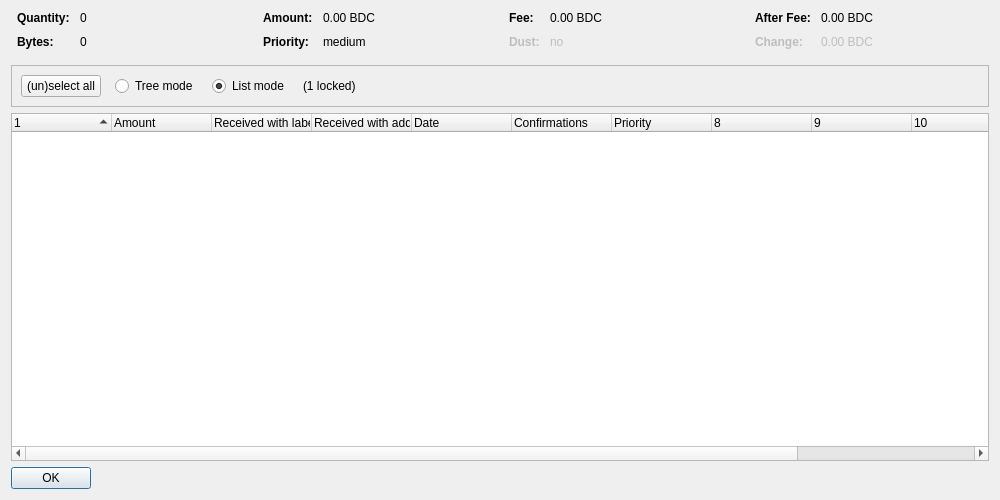
<?xml version="1.0" encoding="UTF-8"?>
<ui version="4.0">
 <class>CoinControlDialog</class>
 <widget class="QDialog" name="CoinControlDialog">
  <property name="geometry">
   <rect>
    <x>0</x>
    <y>0</y>
    <width>1000</width>
    <height>500</height>
   </rect>
  </property>
  <property name="windowTitle">
   <string>Coin Selection</string>
  </property>
  <layout class="QVBoxLayout" name="verticalLayout">
   <item>
    <layout class="QHBoxLayout" name="horizontalLayoutTop" stretch="0,0,0,0">
     <property name="topMargin">
      <number>0</number>
     </property>
     <property name="bottomMargin">
      <number>10</number>
     </property>
     <item>
      <layout class="QFormLayout" name="formLayoutCoinControl1">
       <property name="horizontalSpacing">
        <number>10</number>
       </property>
       <property name="verticalSpacing">
        <number>10</number>
       </property>
       <property name="leftMargin">
        <number>6</number>
       </property>
       <property name="rightMargin">
        <number>6</number>
       </property>
       <item row="0" column="0">
        <widget class="QLabel" name="labelCoinControlQuantityText">
         <property name="font">
          <font>
           <weight>75</weight>
           <bold>true</bold>
          </font>
         </property>
         <property name="text">
          <string>Quantity:</string>
         </property>
        </widget>
       </item>
       <item row="0" column="1">
        <widget class="QLabel" name="labelCoinControlQuantity">
         <property name="cursor">
          <cursorShape>IBeamCursor</cursorShape>
         </property>
         <property name="contextMenuPolicy">
          <enum>Qt::ActionsContextMenu</enum>
         </property>
         <property name="text">
          <string notr="true">0</string>
         </property>
         <property name="textInteractionFlags">
          <set>Qt::LinksAccessibleByMouse|Qt::TextSelectableByKeyboard|Qt::TextSelectableByMouse</set>
         </property>
        </widget>
       </item>
       <item row="1" column="0">
        <widget class="QLabel" name="labelCoinControlBytesText">
         <property name="font">
          <font>
           <weight>75</weight>
           <bold>true</bold>
          </font>
         </property>
         <property name="text">
          <string>Bytes:</string>
         </property>
        </widget>
       </item>
       <item row="1" column="1">
        <widget class="QLabel" name="labelCoinControlBytes">
         <property name="cursor">
          <cursorShape>IBeamCursor</cursorShape>
         </property>
         <property name="contextMenuPolicy">
          <enum>Qt::ActionsContextMenu</enum>
         </property>
         <property name="text">
          <string notr="true">0</string>
         </property>
         <property name="textInteractionFlags">
          <set>Qt::LinksAccessibleByMouse|Qt::TextSelectableByKeyboard|Qt::TextSelectableByMouse</set>
         </property>
        </widget>
       </item>
      </layout>
     </item>
     <item>
      <layout class="QFormLayout" name="formLayoutCoinControl2">
       <property name="horizontalSpacing">
        <number>10</number>
       </property>
       <property name="verticalSpacing">
        <number>10</number>
       </property>
       <property name="leftMargin">
        <number>6</number>
       </property>
       <property name="rightMargin">
        <number>6</number>
       </property>
       <item row="0" column="0">
        <widget class="QLabel" name="labelCoinControlAmountText">
         <property name="font">
          <font>
           <weight>75</weight>
           <bold>true</bold>
          </font>
         </property>
         <property name="text">
          <string>Amount:</string>
         </property>
        </widget>
       </item>
       <item row="0" column="1">
        <widget class="QLabel" name="labelCoinControlAmount">
         <property name="cursor">
          <cursorShape>IBeamCursor</cursorShape>
         </property>
         <property name="contextMenuPolicy">
          <enum>Qt::ActionsContextMenu</enum>
         </property>
         <property name="text">
          <string notr="true">0.00 BDC</string>
         </property>
         <property name="textInteractionFlags">
          <set>Qt::LinksAccessibleByMouse|Qt::TextSelectableByKeyboard|Qt::TextSelectableByMouse</set>
         </property>
        </widget>
       </item>
       <item row="1" column="0">
        <widget class="QLabel" name="labelCoinControlPriorityText">
         <property name="font">
          <font>
           <weight>75</weight>
           <bold>true</bold>
          </font>
         </property>
         <property name="text">
          <string>Priority:</string>
         </property>
        </widget>
       </item>
       <item row="1" column="1">
        <widget class="QLabel" name="labelCoinControlPriority">
         <property name="cursor">
          <cursorShape>IBeamCursor</cursorShape>
         </property>
         <property name="contextMenuPolicy">
          <enum>Qt::ActionsContextMenu</enum>
         </property>
         <property name="text">
          <string notr="true">medium</string>
         </property>
         <property name="textInteractionFlags">
          <set>Qt::LinksAccessibleByMouse|Qt::TextSelectableByKeyboard|Qt::TextSelectableByMouse</set>
         </property>
        </widget>
       </item>
      </layout>
     </item>
     <item>
      <layout class="QFormLayout" name="formLayoutCoinControl3">
       <property name="horizontalSpacing">
        <number>10</number>
       </property>
       <property name="verticalSpacing">
        <number>10</number>
       </property>
       <property name="leftMargin">
        <number>6</number>
       </property>
       <property name="rightMargin">
        <number>6</number>
       </property>
       <item row="0" column="0">
        <widget class="QLabel" name="labelCoinControlFeeText">
         <property name="font">
          <font>
           <weight>75</weight>
           <bold>true</bold>
          </font>
         </property>
         <property name="text">
          <string>Fee:</string>
         </property>
        </widget>
       </item>
       <item row="0" column="1">
        <widget class="QLabel" name="labelCoinControlFee">
         <property name="cursor">
          <cursorShape>IBeamCursor</cursorShape>
         </property>
         <property name="contextMenuPolicy">
          <enum>Qt::ActionsContextMenu</enum>
         </property>
         <property name="text">
          <string notr="true">0.00 BDC</string>
         </property>
         <property name="textInteractionFlags">
          <set>Qt::LinksAccessibleByMouse|Qt::TextSelectableByKeyboard|Qt::TextSelectableByMouse</set>
         </property>
        </widget>
       </item>
       <item row="1" column="0">
        <widget class="QLabel" name="labelCoinControlLowOutputText">
         <property name="enabled">
          <bool>false</bool>
         </property>
         <property name="font">
          <font>
           <weight>75</weight>
           <bold>true</bold>
          </font>
         </property>
         <property name="text">
          <string>Dust:</string>
         </property>
        </widget>
       </item>
       <item row="1" column="1">
        <widget class="QLabel" name="labelCoinControlLowOutput">
         <property name="enabled">
          <bool>false</bool>
         </property>
         <property name="cursor">
          <cursorShape>IBeamCursor</cursorShape>
         </property>
         <property name="contextMenuPolicy">
          <enum>Qt::ActionsContextMenu</enum>
         </property>
         <property name="text">
          <string notr="true">no</string>
         </property>
         <property name="textInteractionFlags">
          <set>Qt::LinksAccessibleByMouse|Qt::TextSelectableByKeyboard|Qt::TextSelectableByMouse</set>
         </property>
        </widget>
       </item>
      </layout>
     </item>
     <item>
      <layout class="QFormLayout" name="formLayoutCoinControl4">
       <property name="horizontalSpacing">
        <number>10</number>
       </property>
       <property name="verticalSpacing">
        <number>10</number>
       </property>
       <property name="leftMargin">
        <number>6</number>
       </property>
       <property name="rightMargin">
        <number>6</number>
       </property>
       <item row="0" column="0">
        <widget class="QLabel" name="labelCoinControlAfterFeeText">
         <property name="font">
          <font>
           <weight>75</weight>
           <bold>true</bold>
          </font>
         </property>
         <property name="text">
          <string>After Fee:</string>
         </property>
        </widget>
       </item>
       <item row="0" column="1">
        <widget class="QLabel" name="labelCoinControlAfterFee">
         <property name="cursor">
          <cursorShape>IBeamCursor</cursorShape>
         </property>
         <property name="contextMenuPolicy">
          <enum>Qt::ActionsContextMenu</enum>
         </property>
         <property name="text">
          <string notr="true">0.00 BDC</string>
         </property>
         <property name="textInteractionFlags">
          <set>Qt::LinksAccessibleByMouse|Qt::TextSelectableByKeyboard|Qt::TextSelectableByMouse</set>
         </property>
        </widget>
       </item>
       <item row="1" column="0">
        <widget class="QLabel" name="labelCoinControlChangeText">
         <property name="enabled">
          <bool>false</bool>
         </property>
         <property name="font">
          <font>
           <weight>75</weight>
           <bold>true</bold>
          </font>
         </property>
         <property name="text">
          <string>Change:</string>
         </property>
        </widget>
       </item>
       <item row="1" column="1">
        <widget class="QLabel" name="labelCoinControlChange">
         <property name="enabled">
          <bool>false</bool>
         </property>
         <property name="cursor">
          <cursorShape>IBeamCursor</cursorShape>
         </property>
         <property name="contextMenuPolicy">
          <enum>Qt::ActionsContextMenu</enum>
         </property>
         <property name="text">
          <string notr="true">0.00 BDC</string>
         </property>
         <property name="textInteractionFlags">
          <set>Qt::LinksAccessibleByMouse|Qt::TextSelectableByKeyboard|Qt::TextSelectableByMouse</set>
         </property>
        </widget>
       </item>
      </layout>
     </item>
    </layout>
   </item>
   <item>
    <widget class="QFrame" name="frame">
     <property name="minimumSize">
      <size>
       <width>0</width>
       <height>40</height>
      </size>
     </property>
     <property name="frameShape">
      <enum>QFrame::StyledPanel</enum>
     </property>
     <property name="frameShadow">
      <enum>QFrame::Sunken</enum>
     </property>
     <layout class="QHBoxLayout" name="horizontalLayout">
      <item>
       <layout class="QHBoxLayout" name="horizontalLayoutPanel" stretch="0,0,0,0,0">
        <property name="spacing">
         <number>14</number>
        </property>
        <item>
         <widget class="QPushButton" name="pushButtonSelectAll">
          <property name="sizePolicy">
           <sizepolicy hsizetype="Maximum" vsizetype="Fixed">
            <horstretch>0</horstretch>
            <verstretch>0</verstretch>
           </sizepolicy>
          </property>
          <property name="text">
           <string>(un)select all</string>
          </property>
          <property name="autoDefault">
           <bool>false</bool>
          </property>
         </widget>
        </item>
        <item>
         <widget class="QRadioButton" name="radioTreeMode">
          <property name="sizePolicy">
           <sizepolicy hsizetype="Maximum" vsizetype="Fixed">
            <horstretch>0</horstretch>
            <verstretch>0</verstretch>
           </sizepolicy>
          </property>
          <property name="text">
           <string>Tree mode</string>
          </property>
         </widget>
        </item>
        <item>
         <widget class="QRadioButton" name="radioListMode">
          <property name="sizePolicy">
           <sizepolicy hsizetype="Maximum" vsizetype="Fixed">
            <horstretch>0</horstretch>
            <verstretch>0</verstretch>
           </sizepolicy>
          </property>
          <property name="text">
           <string>List mode</string>
          </property>
          <property name="checked">
           <bool>true</bool>
          </property>
         </widget>
        </item>
        <item>
         <widget class="QLabel" name="labelLocked">
          <property name="text">
           <string notr="true">(1 locked)</string>
          </property>
         </widget>
        </item>
        <item>
         <spacer name="horizontalSpacer">
          <property name="orientation">
           <enum>Qt::Horizontal</enum>
          </property>
          <property name="sizeHint" stdset="0">
           <size>
            <width>40</width>
            <height>20</height>
           </size>
          </property>
         </spacer>
        </item>
       </layout>
      </item>
     </layout>
    </widget>
   </item>
   <item>
    <widget class="CoinControlTreeWidget" name="treeWidget">
     <property name="contextMenuPolicy">
      <enum>Qt::CustomContextMenu</enum>
     </property>
     <property name="sortingEnabled">
      <bool>false</bool>
     </property>
     <property name="columnCount">
      <number>12</number>
     </property>
     <attribute name="headerShowSortIndicator" stdset="0">
      <bool>true</bool>
     </attribute>
     <attribute name="headerStretchLastSection">
      <bool>false</bool>
     </attribute>
     <column>
      <property name="text">
       <string/>
      </property>
     </column>
     <column>
      <property name="text">
       <string>Amount</string>
      </property>
     </column>
     <column>
      <property name="text">
       <string>Received with label</string>
      </property>
     </column>
     <column>
      <property name="text">
       <string>Received with address</string>
      </property>
     </column>
     <column>
      <property name="text">
       <string>Date</string>
      </property>
     </column>
     <column>
      <property name="text">
       <string>Confirmations</string>
      </property>
      <property name="toolTip">
       <string>Confirmed</string>
      </property>
     </column>
     <column>
      <property name="text">
       <string>Priority</string>
      </property>
     </column>
     <column>
      <property name="text">
       <string/>
      </property>
     </column>
     <column>
      <property name="text">
       <string/>
      </property>
     </column>
     <column>
      <property name="text">
       <string/>
      </property>
     </column>
     <column>
      <property name="text">
       <string/>
      </property>
     </column>
     <column>
      <property name="text">
       <string/>
      </property>
     </column>
    </widget>
   </item>
   <item>
    <widget class="QDialogButtonBox" name="buttonBox">
     <property name="sizePolicy">
      <sizepolicy hsizetype="Maximum" vsizetype="Fixed">
       <horstretch>0</horstretch>
       <verstretch>0</verstretch>
      </sizepolicy>
     </property>
     <property name="orientation">
      <enum>Qt::Horizontal</enum>
     </property>
     <property name="standardButtons">
      <set>QDialogButtonBox::Ok</set>
     </property>
    </widget>
   </item>
  </layout>
 </widget>
 <customwidgets>
  <customwidget>
   <class>CoinControlTreeWidget</class>
   <extends>QTreeWidget</extends>
   <header>coincontroltreewidget.h</header>
  </customwidget>
 </customwidgets>
 <resources/>
 <connections/>
</ui>
